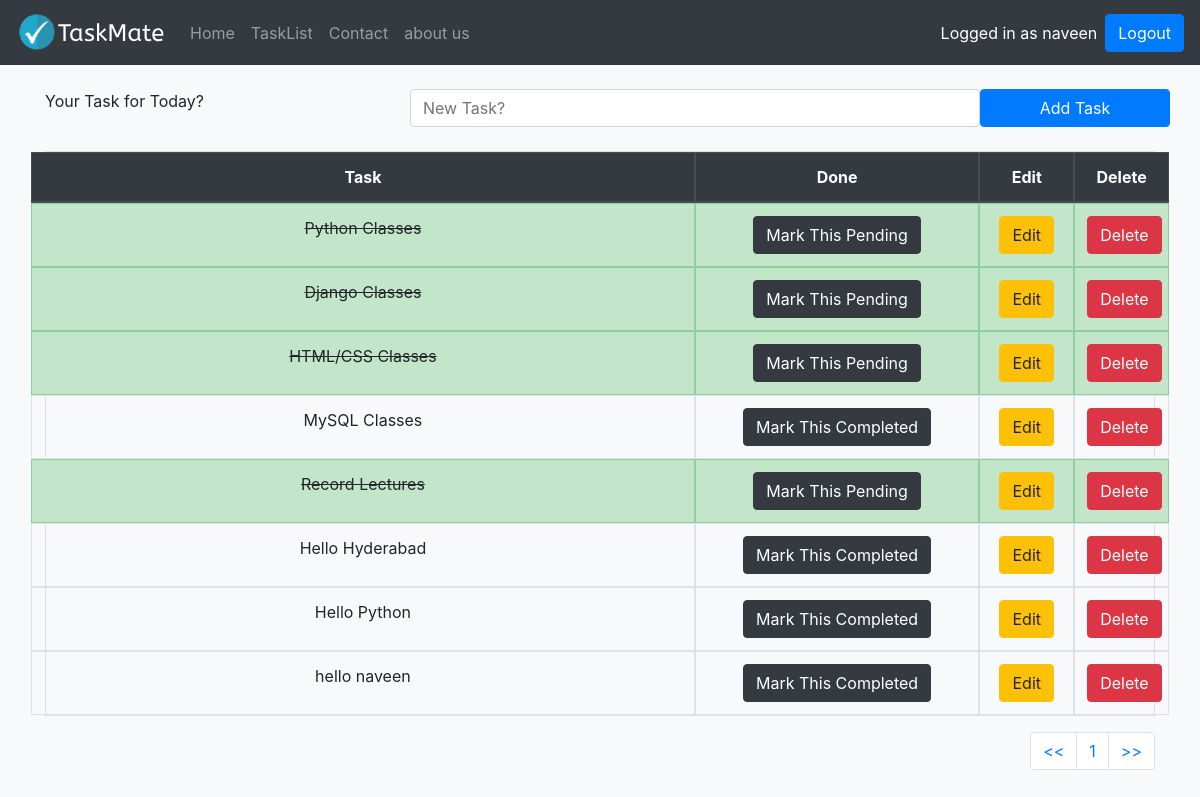
The app's page /task/ (signed in) with its own data.
### App1/models.py (models this page shows, shortened)
class Tasklist(models.Model):
    owner=models.ForeignKey(User,on_delete=models.CASCADE,default=None)
    task=models.CharField(max_length=200)
    done=models.BooleanField(default=False)

### App1/views.py (the view)
# urls.py: path('',views.input,name='task'),
@login_required
def input(request):
    if(request.method=="POST"):
        form=TaskForm(request.POST or None)
        if(form.is_valid()):
            instance=form.save(commit=False)
            instance.owner=request.user
            instance.save()
        messages.success(request,("New Task Added"))
        return redirect('task') #here task is the url specified in urls.py
    else:
        all_tasks=Tasklist.objects.all()
        paginator=Paginator(all_tasks,10)  #creating object of paginator class
        page=request.GET.get('pg')   #To get a particular page,here within the get we can specify rename
        all_tasks=paginator.get_page(page)
        return render(request,'base.html',{'all_tasks':all_tasks})

### App1/templates/base.html (shortened to what this page needs)
{% extends 'base2.html' %}
{% block content %}
   <div class="container">
   <br>
   <form method="POST" class="row">
   <label class="col-lg-4">Your Task for Today?</label>
    <input type="text" class="form-control col-lg-6" name="task" placeholder="New Task?">
  <button type="submit" class="btn btn-primary col-lg-2">Add Task</button>
</form>
<br>
  <table class="table table-bordered text-center">
  <thead class="thead-dark">
    <tr>
    <tr class="row">
      <th class="col-7">Task</th>
      <th class="col-3">Done</th>
      <th class="col-1">Edit</th>
      <th class="col-1">Delete</th>
    </tr>
  </thead>
  <tbody>
  {% if all_tasks %}
     {% for obj in all_tasks %}
        {% if obj.done %}
    <tr class="table-success row">
      <td class="col-7"><del>{{obj.task}}</del></td>
      <td class="col-3"><a href="{% url 'pending_task' obj.id %}"><button type="button" class="btn btn-dark">Mark This Pending</button>
      <td class="col-1"><a href="{% url 'edit_task' obj.id %}"><button type="button" class="btn btn-warning">Edit</button>
      <td class="col-1"><a href="{% url 'delete_task' obj.id %}"><button type="button" class="btn btn-danger">Delete</button>
    </tr>
    {% else %}
      <tr class="row">
      <td class="col-7">{{obj.task}}</td>
      <td class="col-3"><a href="{% url 'complete_task' obj.id %}"><button type="button" class="btn btn-dark">Mark This Completed</button>
      <td class="col-1"><a href="{% url 'edit_task' obj.id %}"><button type="button" class="btn btn-warning">Edit</button>
      <td class="col-1"><a href="{% url 'delete_task' obj.id %}"><button type="button" class="btn btn-danger">Delete</button>
      </tr>
     {% endif %}
     {% endfor %}
     {% endif %}
      </tbody>
   </table>
   <nav aria-label="Page navigation example">
  <ul class="pagination justify-content-end">
    <li class="page-item"> <a class="page-link" href="?pg=1"><<</a></li>
    <li class="page-item"><a class="page-link" href="?pg={{all_tasks.number}}">{{all_tasks.number}}</a></li>
    <li class="page-item"><a class="page-link" href="?ph={{all_tasks.paginator.num_pages}}">>></a></li>
  </ul>
</nav>
   </div>
{% endblock content %}

### templates/base2.html (shortened to what this page needs)
{% load static %}
<!doctype html>
<html lang="en">
  <head>
    <link rel="stylesheet" href="https://stackpath.bootstrapcdn.com/bootstrap/4.3.1/css/bootstrap.min.css">
    <nav class="navbar navbar-expand-lg navbar-dark bg-dark">
  <a class="navbar-brand" href="{% url 'index' %}"><img src="{% static 'images/logo.png'%}" alt= myproject1></a>
  <div class="collapse navbar-collapse" id="navbarNav">
    <ul class="navbar-nav">
      <li class="nav-item">
        <a class="nav-link" href="{% url 'index' %}">Home</a>
      </li>
      <li class="nav-item">
        <a class="nav-link" href="{% url 'task' %}">TaskList</a>
      </li>
      <li class="nav-item">
        <a class="nav-link" href="{% url 'contact' %}">Contact</a>
      </li>
      <li class="nav-item">
        <a class="nav-link" href="{% url 'aboutus' %}">about us</a>
      </li>
    </ul>
  </div>
  {% if user.is_authenticated %}
   <div class="form-inline my-2 my-lg-0">
      <div class="p-2  bg-dark text-white">Logged in as {{user.username}}</div>
      <a href="{% url 'logout' %}">
      <button class="btn btn-primary my-2 my-sm-0" type="submit">Logout</button>
     </a>
      </div>
  {% endif %}
</nav>
  </head>
  <body class="bg-light">
  {% block content %}
   {% endblock content %}
  </body>
</html>

### records on screen
Tasklist: task "Python Classes"
Tasklist: task "Django Classes"
Tasklist: task "HTML/CSS Classes"
Tasklist: task "MySQL Classes"
Tasklist: task "Record Lectures"
Tasklist: task "Hello Hyderabad"
Tasklist: task "Hello Python"
Tasklist: task "hello naveen"

### other values on screen
{{ user.username }} "naveen"
{{ all_tasks.number }} "1"
